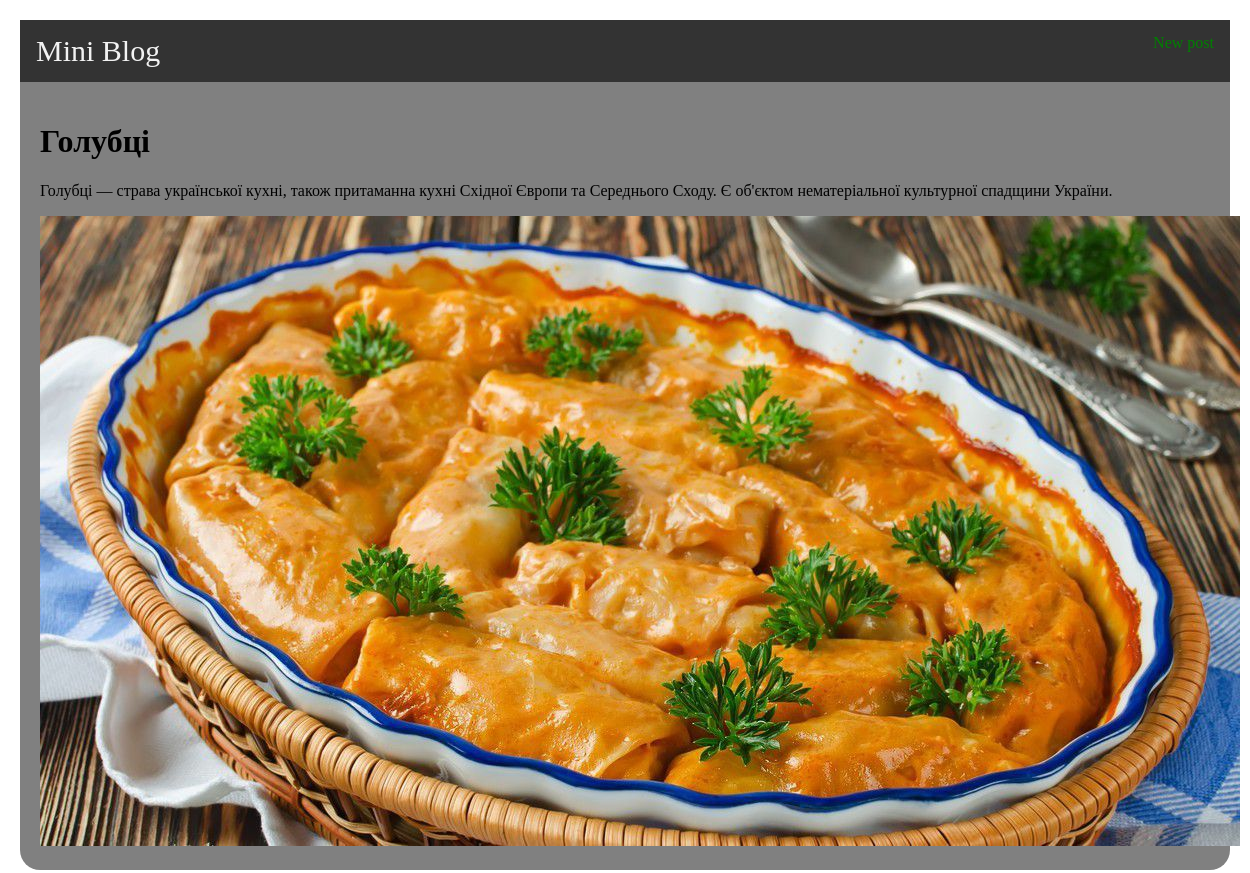
Page /post/7 on the committed database.
### blog/models.py (models this page shows, shortened)
class Post(models.Model):
    title = models.CharField(max_length=200)
    content = models.TextField()
    date_created = models.DateTimeField(auto_now_add=True)
    image = models.ImageField(upload_to='image/', blank=True, null=True)
    def __str__(self):
        return self.title

### blog/views.py (the view)
# urls.py: path('post/<int:pk>', views.DetailPost.as_view(), name='post'),
class DetailPost(DetailView):
    template_name = 'detail_post.html'
    model = Post

### templates/detail_post.html (shortened to what this page needs)
{% extends 'default.html' %}
{% block content %}
    <h1>{{ post.title }}</h1>
    <p>{{ post.content }}</p>
    <img src="{{post.image.url}}">
{% endblock %}

### templates/default.html (style rules this page uses)
body { margin: 20px; }

### rows in the picture
Post: title "Голубці", content "Голубці — страва української кухні, також притаманна кухні Східної Європи та Середнього Сходу. Є об'єктом нематеріальної культурної спадщини України.", image (picture)
